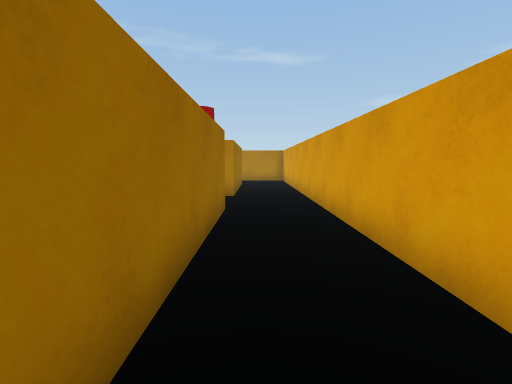
view 1 (above)

19 first-person views from a walk through a Unity game level. The camera is 1.2 m above the floor, tilts 6° down and sees 85° across. The floor is counted in squares, 1 m on a side. Each view is taken from the middle of a square. On the plan, view 1 faces up. The plan holds only what a view shows up to about 13 squares ahead; the rest is blank. The player character is not drawn. Some animated figures are not drawn.

view 2
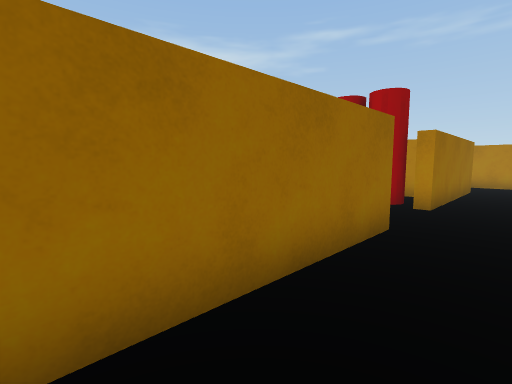

view 3
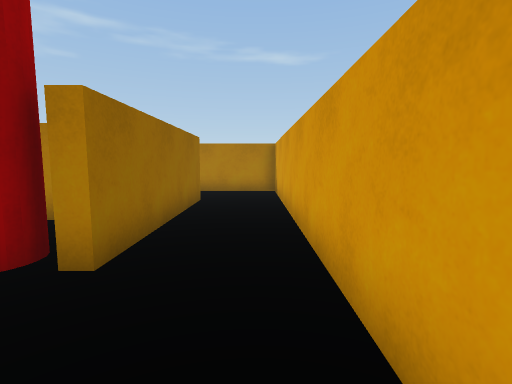

view 4
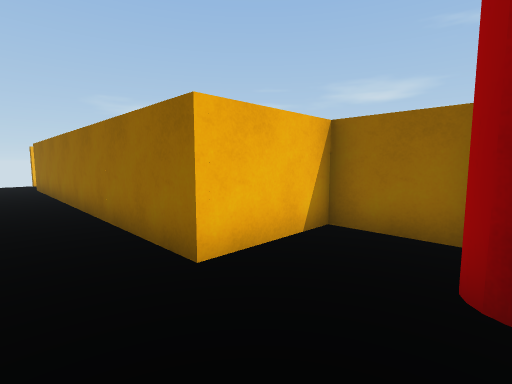

view 5
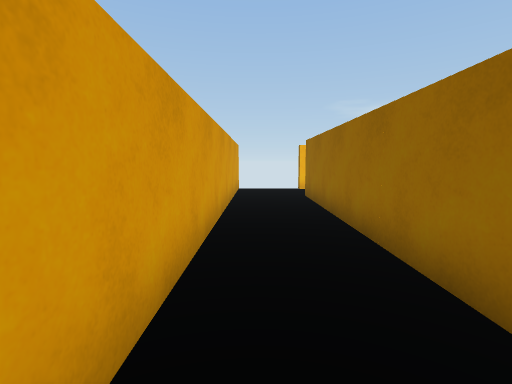

view 6
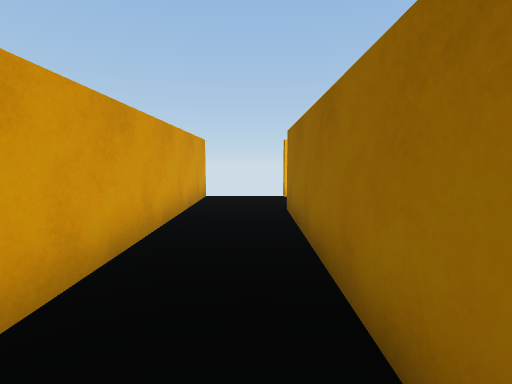

view 7
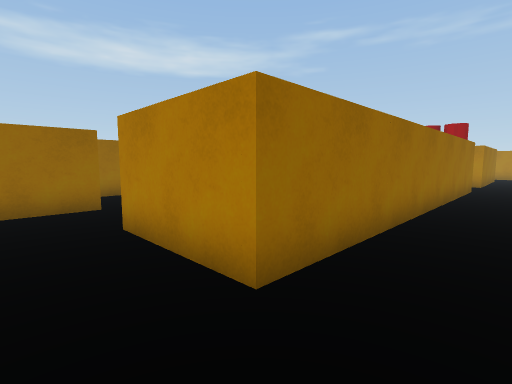

view 8
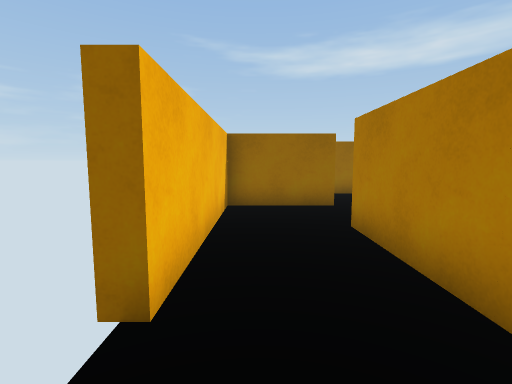

view 9
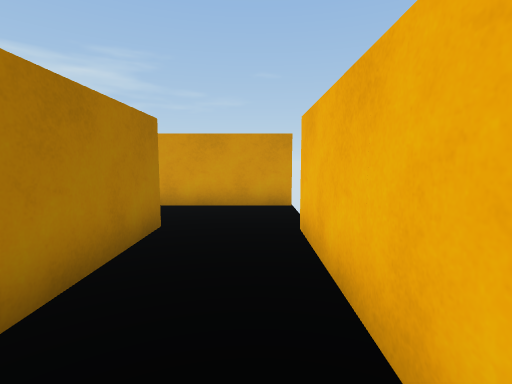

view 10
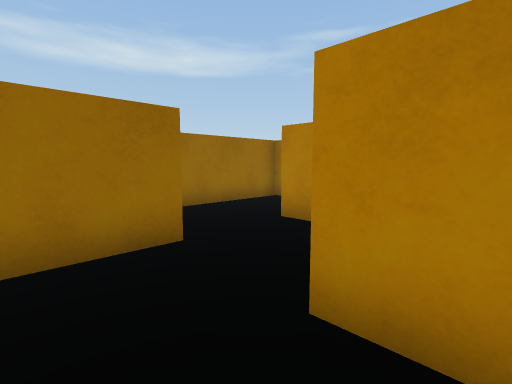

view 11
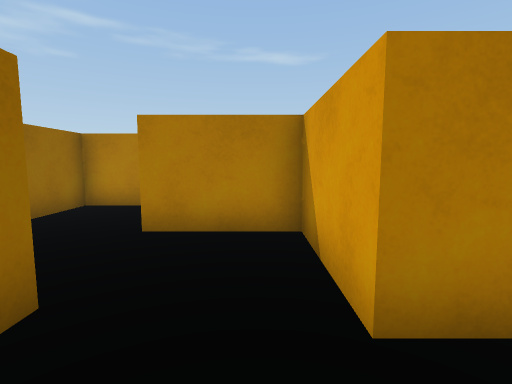

view 12
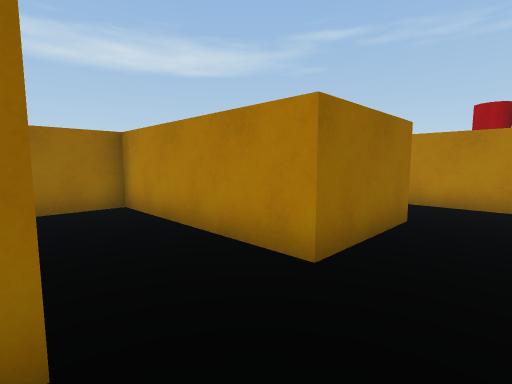

view 13
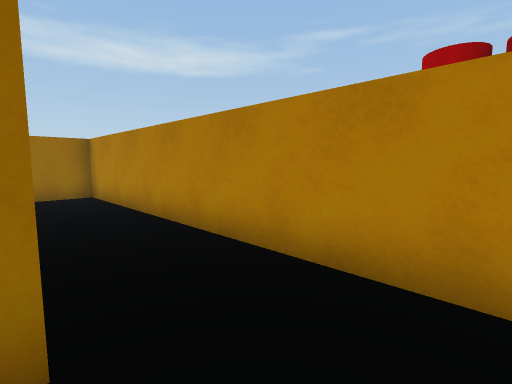

view 14
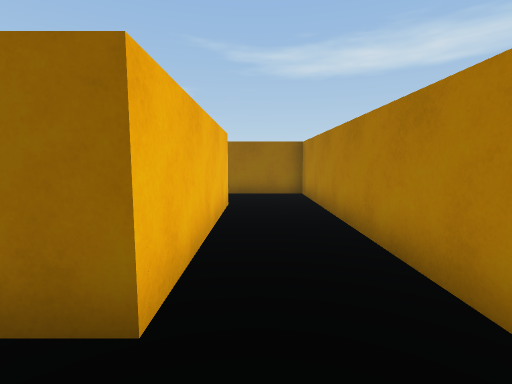

view 15
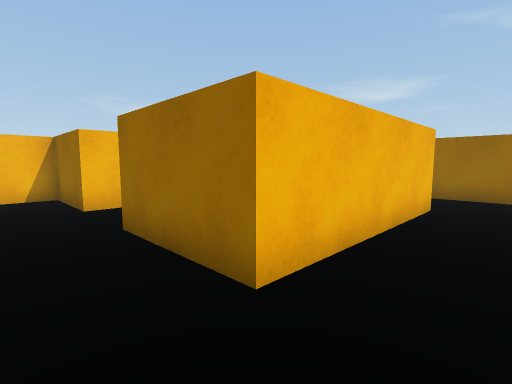

view 16
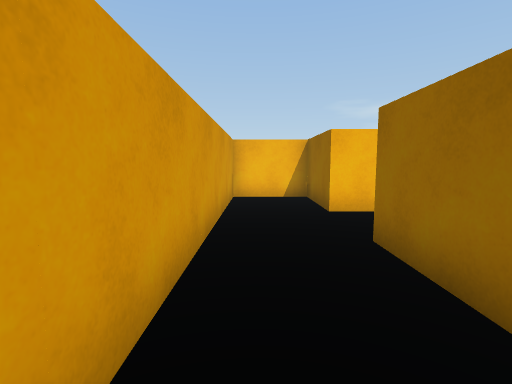

view 17
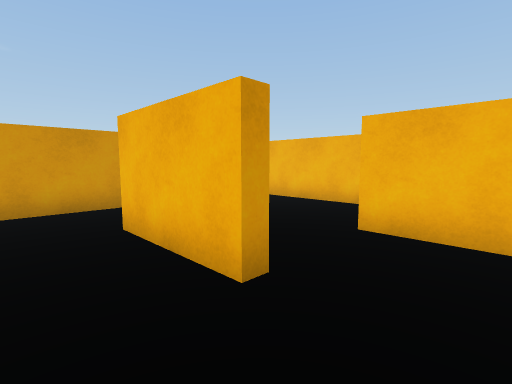

view 18
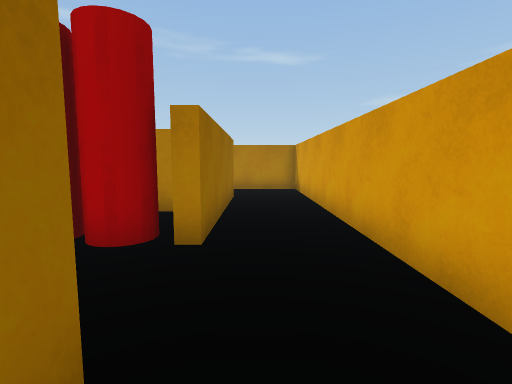

view 19
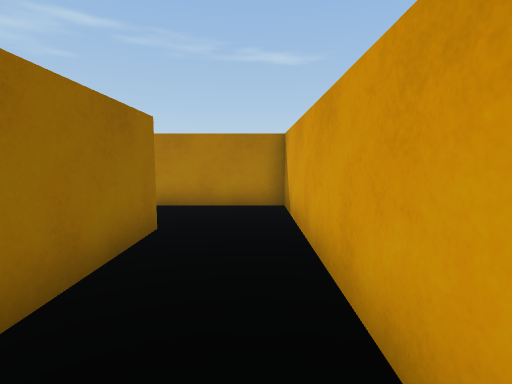

### Floor plan
Points are (right, up) in squares from view 1. A wall is a line through its corners. A room is listed if a view was taken in it or the views show most of it. See-through windows are left out.
Room 1 (views 1, 2, 3, 4, 5, 6, 7, 8, 9, 10, 11, 18, 19)
walls: (-0.8, 7.2) (-0.8, -5.2) (-4.2, -5.2); (-6.8, -4.8) (-6.8, -7.8) (-1, -7.8); (-0.8, 16) (-0.8, 10) (-1.2, 10); (1.8, -8.1) (1.8, 18.8) (-1.9, 18.8)
ways out: opening at (-5.5, -5) to room 2; opening at (-1, 8.5); opening at (-1, 17.5); gap at (-1, -8)
Room 2 (views 12, 13, 14, 15, 16, 17)
walls: (-10, 4.2) (-3.8, 4.2) (-3.8, 0.8) (-9.8, 0.8) (-9.8, -4); (-2, 6.8) (-12.8, 6.8) (-12.8, 3.5); (-8.9, -4.8) (-6.8, -4.8); (-4.2, -5.2) (-4.2, -2.2) (-7, -2.2) (-7, -1.8) (-3.8, -1.8) (-3.8, -4.8) (-1.2, -4.8) (-1.2, 4.2)
ways out: opening at (-5.5, -5) to room 1

Positions as (right, up) in squares from view 1, and headings:
1: (0, 0), facing up
2: (1, 2), facing up-left
3: (1, 7), facing up
4: (1, 10), facing down-left
5: (1, 5), facing down
6: (0, 2), facing down
7: (1, -7), facing up-left
8: (1, -7), facing left
9: (-6, -7), facing right
10: (-3, -7), facing up-left
11: (-5, -7), facing up
12: (-2, -2), facing up-left
13: (-2, 4), facing up-left
14: (-2, 5), facing left
15: (-2, 6), facing down-left
16: (-2, 5), facing down
17: (-9, 0), facing down-right
18: (0, 6), facing up
19: (1, 11), facing up
